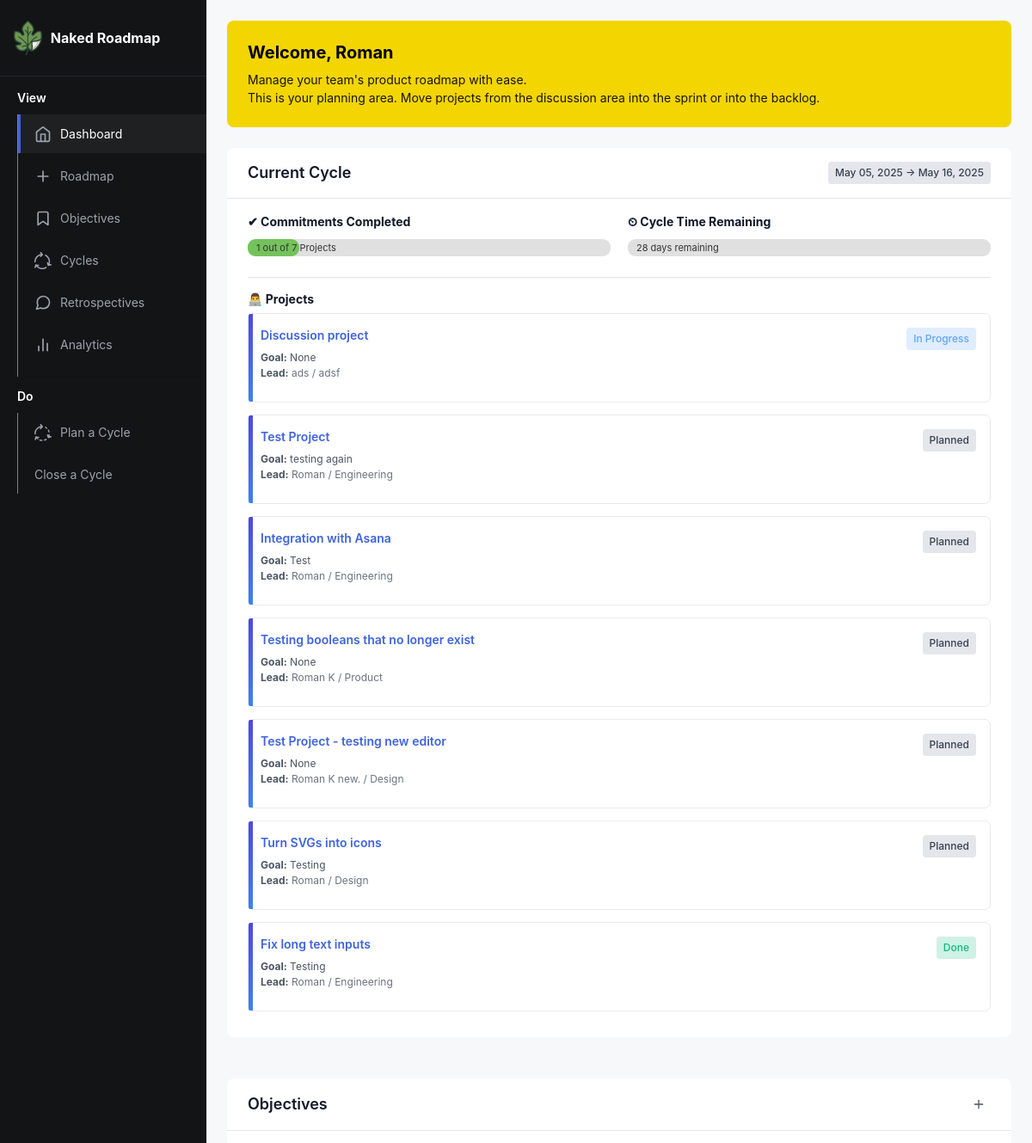
Before: /index (signed in, upper part) with the older database file.
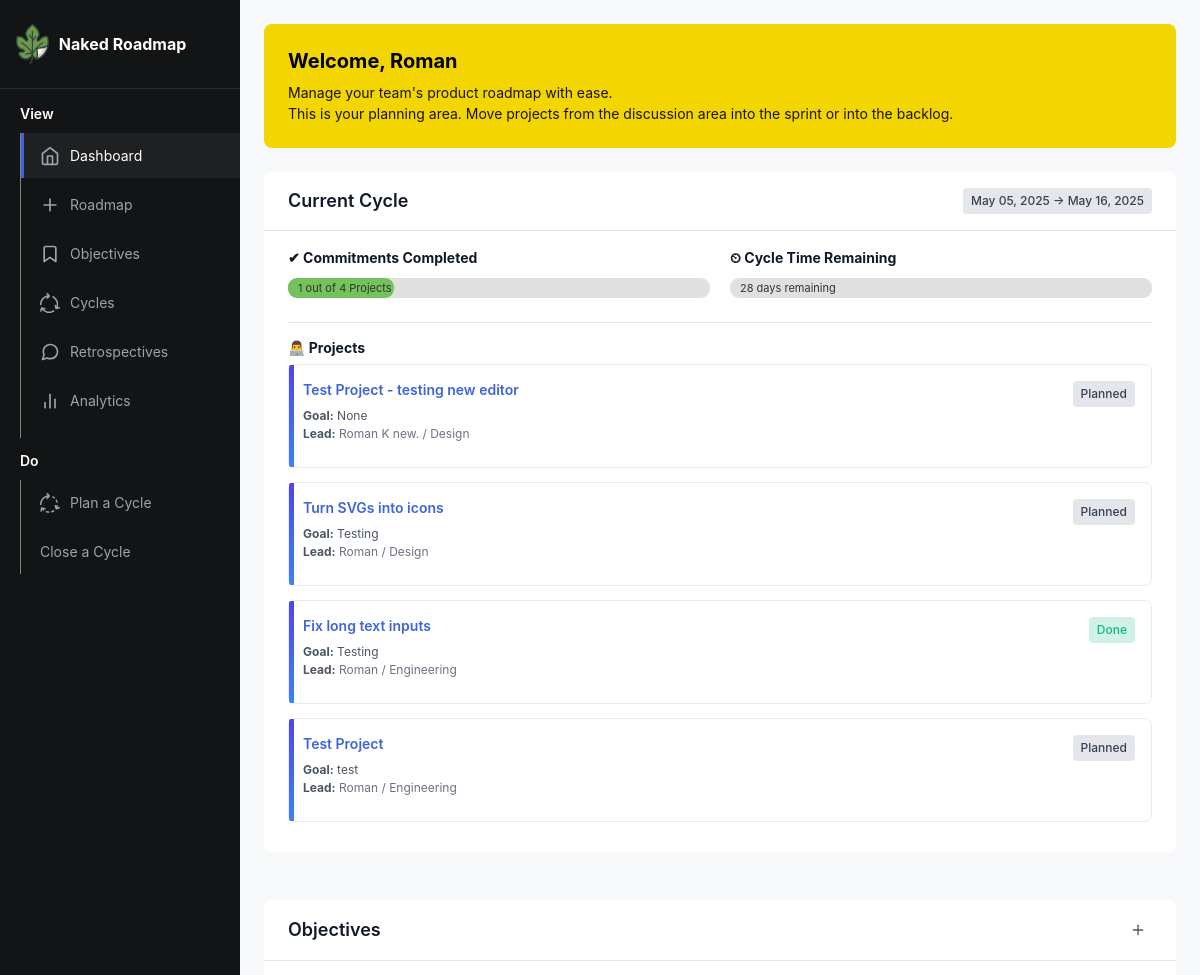
After: the same page with the newer database file.
### app/models.py (models this page shows, shortened)
class User(UserMixin, db.Model):
    id: so.Mapped[int] = so.mapped_column(primary_key=True)
    username: so.Mapped[str] = so.mapped_column(sa.String(64), index=True, unique=True)
    email: so.Mapped[str] = so.mapped_column(sa.String(120), index=True, unique=True)
    password_hash: so.Mapped[Optional[str]] = so.mapped_column(sa.String(256))
    posts: so.WriteOnlyMapped['Post'] = so.relationship(back_populates='author')

class Sprint(db.Model):
    id: so.Mapped[int] = so.mapped_column(primary_key=True)
    created: so.Mapped[datetime] = so.mapped_column(index=True, default=lambda: datetime.now(timezone.utc))
    title: so.Mapped[str] = so.mapped_column(sa.TEXT())
    date_start: so.Mapped[date] = so.mapped_column(index=True)
    date_end: so.Mapped[date] = so.mapped_column(index=True)
    goals: so.Mapped[str] = so.mapped_column(sa.TEXT(), nullable=True)
    status: so.Mapped[str] = so.mapped_column(sa.TEXT(), nullable=True)

class Project(db.Model):
    __tablename__ = "project"
    id: so.Mapped[int] = so.mapped_column(primary_key=True)
    name: so.Mapped[str] = so.mapped_column(sa.TEXT())
    created: so.Mapped[datetime] = so.mapped_column(index=True, default=lambda: datetime.now(timezone.utc))
    dri: so.Mapped[str] = so.mapped_column(sa.TEXT())
    team: so.Mapped[str] = so.mapped_column(sa.TEXT())
    context: so.Mapped[str] = so.mapped_column(sa.TEXT())
    why: so.Mapped[str] = so.mapped_column(sa.TEXT())
    requirements: so.Mapped[str] = so.mapped_column(sa.TEXT())
    launch: so.Mapped[str] = so.mapped_column(sa.TEXT())
    location: so.Mapped[str] = so.mapped_column(sa.TEXT(),  nullable=True, default="discussion")
    type: so.Mapped[str] = so.mapped_column(sa.TEXT(), nullable=True)
    status: so.Mapped[str] = so.mapped_column(sa.TEXT(), nullable=True, default="Active")

class SprintProjectMap(db.Model):
    id: so.Mapped[int] = so.mapped_column(primary_key=True)
    added: so.Mapped[datetime] = so.mapped_column(index=True, default=lambda: datetime.now(timezone.utc))
    sprint_id: so.Mapped[int] = so.mapped_column(sa.ForeignKey(Sprint.id), index=True)
    project_id: so.Mapped[int] = so.mapped_column(sa.ForeignKey(Project.id), index=True)
    goal: so.Mapped[str] = so.mapped_column(sa.TEXT(), nullable=True)
    status: so.Mapped[str] = so.mapped_column(sa.TEXT(), default="Planned")
    order: so.Mapped[int] = so.mapped_column(nullable=True, autoincrement=True)
    project = db.relationship("Project", backref="sprint_mappings")
    sprint = db.relationship("Sprint", backref="project_mappings")
    critical: so.Mapped[bool] = so.mapped_column(default=False, nullable=True)

### app/routes.py (the view)
@app.route('/')
@app.route('/index')
@login_required # If you want to toggle someone forced to log in to see roadmap, you can use this.
def index():
    projects = (
        Project.query
        .order_by(Project.created.desc())
        .all()
    )
    goals = (
        Goal.query
        .order_by(Goal.created.desc())
        .all()
    )
    sprints = (
        Sprint.query
        .order_by(Sprint.date_start.desc())
        .all()
    )
    sprintlog = (
        SprintProjectMap.query
        .order_by(SprintProjectMap.order.asc())
        .all()
    )
    comments = (
        Comment.query
        .order_by(Comment.created_at.desc())
        .limit(5)
    )
    changes = (
        Changelog.query
        .order_by(Changelog.timestamp.desc())
        .limit(5)
    )
    today = datetime.now()
    return render_template('index.html', title='Home', projects=projects, goals=goals, config=Config, sprints=sprints, sprintlog=sprintlog, datetime=datetime, today=today, comments=comments, changes=changes)

### app/models.py (called while the page is built)
@login.user_loader
def load_user(id):
    return db.session.get(User, int(id))

### app/routes.py (called while the page is built)
@app.context_processor
def inject_csrf_token():
    return dict(csrf_token=generate_csrf())

### app/templates/index.html (shortened to what this page needs)
{% extends 'base.html' %}
{% block content %}
<div class="welcome-banner">
  <h2>Welcome, {{ current_user.username }}</h2>
  <p>Manage your team's product roadmap with ease.<br>
    This is your planning area. Move projects from the discussion area into the sprint or into the backlog.</p>
</div>
<section class="two-column-section">
  <div class="column-wide section">
    <div class="section-header">
      <h3>Current Cycle</h3>
      <span class="status-badge status-planned">
        {% if sprints|length > 0 %}
        {{ sprints[0].date_start.strftime('%b %d, %Y') }} &rarr; {{ sprints[0].date_end.strftime('%b %d, %Y') }}
        {% endif %}
      </span>
    </div>
    <div class="sprint-projects">
      <div class="dual-timelines">
        <div class="timeline-box">
          <div class="timeline-title">✔ Commitments Completed</div>
          {% set done_count = sprintlog|selectattr('status', '==', "Done")|list|length %}
          {% set total_count = sprintlog|count %}
          {% if total_count > 0 %}
          {% set percentage_projects = (done_count / total_count) * 100 %}
          {% else %}
          {% set percentage_projects = 0 %}
          {% endif %}
          <div class="container-progress-full">
            <div class="container-progress" style="width: {{ percentage_projects }}%;"></div>
            <span class="progress-text">
              {{ done_count }} out of {{ total_count }} Projects
            </span>
          </div>
        </div>
        <div class="timeline-box">
          <div class="timeline-title"> ⏲ Cycle Time Remaining</div>
          {% set sprint = sprints[0] %}
          {% set start_date = sprint.date_start %}
          {% set end_date = sprint.date_end %}
          {% set today_date = today.date() %}
          {% set total_days = (end_date - start_date).days %}
          {% if total_days <= 0 %}{% set total_days = 1 %}{% endif %}
          {% set days_elapsed = (today_date - start_date).days %}
          {% set percentage_time = (days_elapsed / total_days) * 100 %}
          {% if percentage_time > 100 %}
          {% set percentage_time = 100 %}
          {% elif percentage_time < 0 %}
          {% set percentage_time = 0 %}
          {% endif %}
          <div class="timeline-progress-full">
            <span class="timeline-text">
              {% set days_remaining = total_days - days_elapsed %}
              {% if days_remaining > 0 %}
              {{ days_remaining }} days remaining
                {% elif days_remaining == 0 %}
                    Last day of sprint
                {% else %}
                    Sprint ended
                {% endif %}
            </span>
          </div>
        </div>
      </div>
      <hr>
      <div class="timeline-title">👨‍💻 Projects</div>
      {% for entry in sprintlog %}
      {% set project = entry.project %}
      <div class="project-item">
        <div class="project-header">
          <h5><a href="{{ url_for('project', project_id=project.id) }}">{{ project.name }}</a></h5>
          <span class="status-badge
          {% if entry.status == 'In Progress' %}status-in-progress
          {% elif entry.status == 'Done' %}status-complete
          {% elif entry.status == 'Blocked' %}status-blocked
          {% else %}status-planned{% endif %}">
            {{ entry.status|default('Planned') }}
          </span>
        </div>
        <div class="project-meta">
          <p>
            <strong>Goal:</strong> {{ entry.goal }}
            <br><strong>Lead:</strong> <span class="project-team">{{ project.dri }} / {{ project.team }}</span>
          </p>
        </div>
      </div>
      {% endfor %}
    </div>
  </div>
  <div class="column-narrow section">
    <div class="section-header">
      <h3>Objectives</h3>
      <a href="{{ url_for('createGoal') }}" class="btn-icon" title="Add new Goal">
        <svg width="16" height="16" viewBox="0 0 24 24" fill="none" stroke="currentColor" stroke-width="2" stroke-linecap="round" stroke-linejoin="round">
          <line x1="12" y1="5" x2="12" y2="19"></line>
          <line x1="5" y1="12" x2="19" y2="12"></line>
        </svg>
      </a>
    </div>
    <div class="goals-list">
    </div>
  </div>
</section>
{% endblock %}

### app/templates/base.html (shortened to what this page needs)
<!doctype html>
<html lang="en" data-theme="light">
<head>
  <link rel="stylesheet" href="https://stackpath.bootstrapcdn.com/bootstrap/4.3.1/css/bootstrap.min.css">
  <link rel="stylesheet" type="text/css" href={{ url_for('static', filename='style.css')}}>
  <link href="static/fonts/Mulish/Mulish-VariableFont_wght.ttf" rel="stylesheet">
</head>
<body>
  <div class="app-container">
    <div class="sidebar">
      <div class="sidebar-header">
        <a href="{{ url_for('index')}}" class="logo">
          <img src="{{ url_for('static', filename='fig-icon.svg')}}" style="max-height:40px; margin-right:10px;">
          <span>Naked Roadmap</span>
        </a>
      </div>
      <nav class="sidebar-nav">
        <h6 style="margin:0px 20px; padding-bottom:10px;">View</h6>
        <ul>
          <li>
            <a href="{{ url_for('index') }}" class="active">
              <img src="{{ url_for('static', filename='./icons/dashboard.svg')}}" style="max-height:20px; margin-right:10px;">
              Dashboard
            </a>
          </li>
          <li>
            <a href="{{ url_for('projectspage') }}">
              <img src="{{ url_for('static', filename='./icons/roadmap.svg')}}" style="max-height:20px; margin-right:10px;">
              Roadmap
            </a>
          </li>
          <li>
            <a href="{{ url_for('createGoal') }}">
              <img src="{{ url_for('static', filename='./icons/objective.svg')}}" style="max-height:20px; margin-right:10px;">
              Objectives
            </a>
          </li>
          <li>
            <a href="{{ url_for('show_cycles') }}">
              <img src="{{ url_for('static', filename='./icons/cycle.svg')}}" style="max-height:20px; margin-right:10px;"> Cycles
            </a>
          </li>
          <li>
            <a href="#">
              <img src="{{ url_for('static', filename='./icons/retrospectives.svg')}}" style="max-height:20px; margin-right:10px;">
              Retrospectives
            </a>
          </li>
          <li>
            <a href="#">
              <img src="{{ url_for('static', filename='./icons/analytics.svg')}}" style="max-height:20px; margin-right:10px;">
              Analytics
            </a>
          </li>
          <li>
            <hr>
          </li>
        </ul>
        <h6 style="margin:0px 20px; padding-bottom:10px;">Do</h6>
        <ul>
          <li>
            <a href="{{url_for('plan_sprint') }}">
              <img src="{{ url_for('static', filename='./icons/cycle-2.svg')}}" style="max-height:20px; margin-right:10px;"> Plan a Cycle
            </a>
          </li>
          <li>
            <a href="#">
              Close a Cycle
            </a>
          </li>
        </ul>
      </nav>
    </div>
    <div class="main-content">
      <div class="content-container">
        {% block content %}{% endblock %}
      </div>
    </div>
  </div>
</body>
</html>

Changed rows visible on the page:
removed SprintProjectMap: status "In Progress", goal "None"
no longer on this page (row unchanged): Project: name "Discussion project", dri "ads", team "adsf"
removed SprintProjectMap: status "Planned", goal "Test"
no longer on this page (row edited): Project: name "Integration with Asana", dri "Roman", team "Engineering"
removed SprintProjectMap: status "Planned", goal "None"
no longer on this page (row unchanged): Project: name "Testing booleans that no longer exist", dri "Roman K", team "Product"
changed SprintProjectMap: goal "testing again" → "test"; moves down the list
Other visible differences:
{{ percentage_projects }}: 14.285714285714285 → 25.0 (drawn)
{{ total_count }}: "7" → "4"
